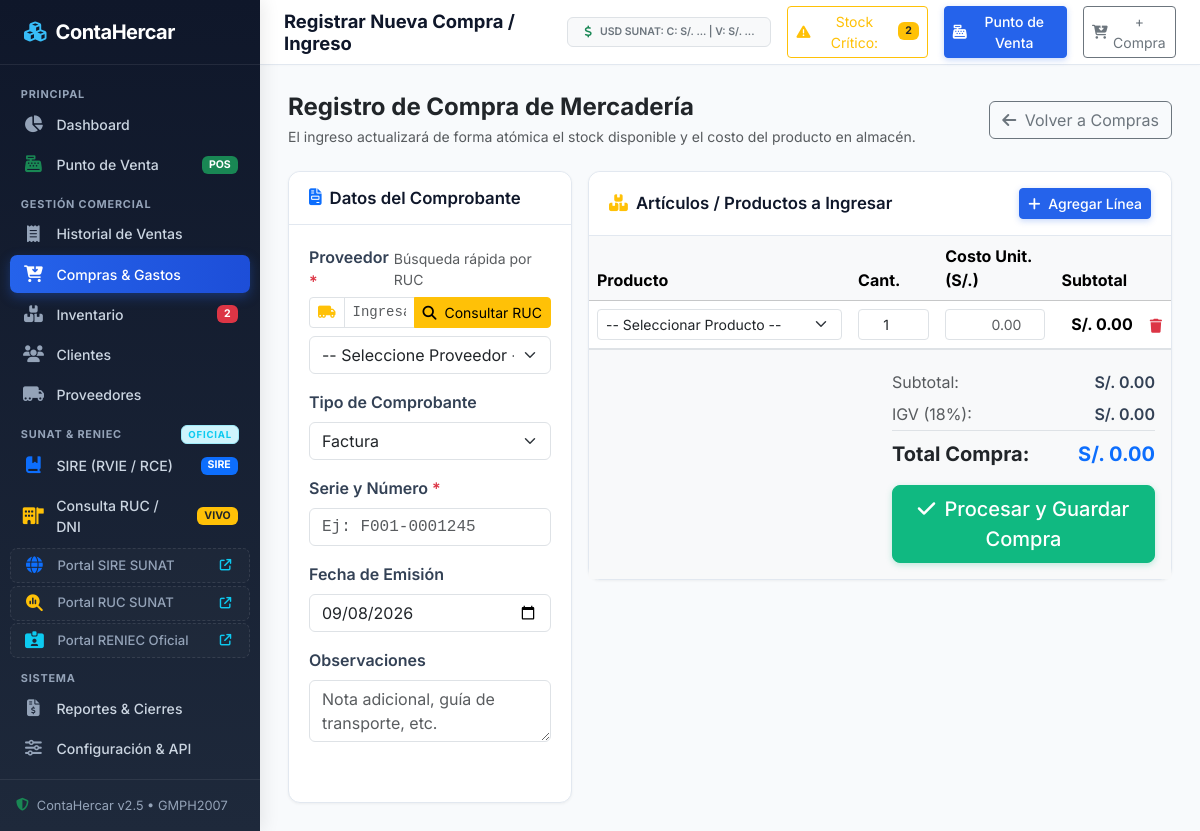
/compra_nueva.php, run on the app's committed database.
### tables this page shows
CREATE TABLE `configuracion` (
  `id` int(11) NOT NULL AUTO_INCREMENT,
  `nombre_empresa` varchar(150) NOT NULL DEFAULT 'ContaHercar S.A.C.',
  `ruc_empresa` varchar(20) NOT NULL DEFAULT '20601234567',
  `direccion` varchar(255) DEFAULT 'Av. Principal 123, Lima - Per├║',
  `telefono` varchar(50) DEFAULT '+51 987 654 321',
  `email` varchar(100) DEFAULT 'contacto@contahercar.com',
  `moneda_simbolo` varchar(10) DEFAULT 'S/.',
  `moneda_nombre` varchar(30) DEFAULT 'Soles',
  `impuesto_nombre` varchar(20) DEFAULT 'IGV',
  `impuesto_porcentaje` decimal(5,2) DEFAULT 18.00,
  `api_ruc_url` varchar(255) DEFAULT 'https://api.apis.net.pe/v2/sunat/ruc?numero={numero}',
  `api_dni_url` varchar(255) DEFAULT 'https://api.apis.net.pe/v2/reniec/dni?numero={numero}',
  `api_ruc_token` varchar(255) DEFAULT '',
  `api_ruc_provider` varchar(50) DEFAULT 'apisnet',
  `updated_at` timestamp NOT NULL DEFAULT current_timestamp() ON UPDATE current_timestamp(),
  `sire_client_id` varchar(255) DEFAULT '',
  `sire_client_secret` varchar(255) DEFAULT '',
  `sire_usuario_sol` varchar(50) DEFAULT '',
  `sire_clave_sol` varchar(50) DEFAULT '',
  `sire_ambiente` varchar(20) DEFAULT 'beta',
  PRIMARY KEY (`id`)
);

### config/app.php (called while the page is built, shortened)
<?php
function getSystemConfig() {
    static $config = null;
    if ($config !== null) {
        return $config;
    }
    $pdo = getDBConnection();
    $stmt = $pdo->query("SELECT * FROM configuracion ORDER BY id ASC LIMIT 1");
    $config = $stmt->fetch();
    return $config;
}

### compra_nueva.php (the view, shortened to what this page needs)
<?php
require_once __DIR__ . '/includes/header.php';
$cfg = getSystemConfig();
?>
<div class="d-flex flex-wrap align-items-center justify-content-between gap-3 mb-4">
    <div>
        <h4 class="mb-1 text-dark fw-bold">Registro de Compra de Mercadería</h4>
        <p class="text-muted small mb-0">El ingreso actualizará de forma atómica el stock disponible y el costo del producto en almacén.</p>
    </div>
    <a href="compras.php" class="btn btn-outline-secondary">
        <i class="fa fa-arrow-left me-1"></i> Volver a Compras
    </a>
</div>
<form method="POST" action="compra_nueva.php" id="formNuevaCompra">
    <div class="row g-3">
        <div class="col-12 col-lg-4">
            <div class="card-custom h-100">
                <div class="card-custom-header">
                    <h5><i class="fa fa-file-invoice text-primary"></i> Datos del Comprobante</h5>
                </div>
                <div class="card-custom-body">
                    <div class="mb-3">
                        <div class="d-flex justify-content-between align-items-center mb-1">
                            <label class="form-label fw-semibold mb-0">Proveedor <span class="text-danger">*</span></label>
                            <small class="text-muted">Búsqueda rápida por RUC</small>
                        </div>
                        <div class="input-group input-group-sm mb-2">
                            <span class="input-group-text bg-white"><i class="fa fa-truck-moving text-warning"></i></span>
                            <input type="text" id="compra_ruc_rapido" class="form-control font-monospace" placeholder="Ingresar RUC (11 dígitos) + Enter..." maxlength="11" inputmode="numeric" pattern="[0-9]*" onkeydown="if(event.key==='Enter'){event.preventDefault(); buscarProveedorPorRucCompra();}">
                            <button type="button" class="btn btn-warning" id="btnCompraBuscarRuc" onclick="buscarProveedorPorRucCompra()" title="Consultar RUC en SUNAT">
                                <i class="fa fa-search me-1"></i> Consultar RUC
                            </button>
                        </div>
                        <select name="proveedor_id" id="compra_proveedor_id" class="form-select" required>
                            <option value="">-- Seleccione Proveedor --</option>
                        </select>
                    </div>
                    <div class="mb-3">
                        <label class="form-label fw-semibold">Tipo de Comprobante</label>
                        <select name="tipo_comprobante" class="form-select" required>
                            <option value="Factura">Factura</option>
                        </select>
                    </div>
                    <div class="mb-3">
                        <label class="form-label fw-semibold">Serie y Número <span class="text-danger">*</span></label>
                        <input type="text" name="serie_numero" class="form-control font-monospace" placeholder="Ej: F001-0001245" required>
                    </div>
                    <div class="mb-3">
                        <label class="form-label fw-semibold">Fecha de Emisión</label>
                        <input type="date" name="fecha_compra" class="form-control" value="<?= date('Y-m-d') ?>" required>
                    </div>
                    <div class="mb-3">
                        <label class="form-label fw-semibold">Observaciones</label>
                        <textarea name="observaciones" class="form-control" rows="2" placeholder="Nota adicional, guía de transporte, etc."></textarea>
                    </div>
                </div>
            </div>
        </div>
        <div class="col-12 col-lg-8">
            <div class="card-custom">
                <div class="card-custom-header">
                    <h5><i class="fa fa-boxes-stacked text-warning"></i> Artículos / Productos a Ingresar</h5>
                    <button type="button" class="btn btn-sm btn-primary" onclick="agregarFilaProducto()">
                        <i class="fa fa-plus me-1"></i> Agregar Línea
                    </button>
                </div>
                <div class="card-custom-body p-0">
                    <div class="table-responsive">
                        <table class="table table-hover align-middle mb-0" id="tablaDetalleCompra">
                            <thead class="table-light">
                                <tr>
                                    <th style="width: 45%;">Producto</th>
                                    <th style="width: 15%;">Cant.</th>
                                    <th style="width: 20%;">Costo Unit. (<?= $cfg['moneda_simbolo'] ?>)</th>
                                    <th style="width: 15%;">Subtotal</th>
                                    <th style="width: 5%;"></th>
                                </tr>
                            </thead>
                            <tbody id="tbodyCompra">
                            </tbody>
                        </table>
                    </div>
                    <div class="p-3 bg-light border-top">
                        <div class="row justify-content-end text-end">
                            <div class="col-md-6">
                                <div class="d-flex justify-content-between py-1">
                                    <span class="text-muted">Subtotal:</span>
                                    <span class="fw-semibold" id="lblSubtotal"><?= $cfg['moneda_simbolo'] ?> 0.00</span>
                                </div>
                                <div class="d-flex justify-content-between py-1">
                                    <span class="text-muted"><?= $cfg['impuesto_nombre'] ?> (<?= (float)$cfg['impuesto_porcentaje'] ?>%):</span>
                                    <span class="fw-semibold" id="lblImpuesto"><?= $cfg['moneda_simbolo'] ?> 0.00</span>
                                </div>
                                <div class="d-flex justify-content-between py-2 border-top">
                                    <span class="fs-5 fw-bold text-dark">Total Compra:</span>
                                    <span class="fs-5 fw-bold text-primary" id="lblTotal"><?= $cfg['moneda_simbolo'] ?> 0.00</span>
                                </div>
                                <button type="submit" class="btn btn-success btn-lg w-100 mt-2">
                                    <i class="fa fa-check me-1"></i> Procesar y Guardar Compra
                                </button>
                            </div>
                        </div>
                    </div>
                </div>
            </div>
        </div>
    </div>
</form>
<?php include __DIR__ . '/includes/footer.php'; ?>

### assets/css/style.css (style rules this page uses)
:root { --primary: #2563eb; --primary-dark: #1d4ed8; --primary-light: #eff6ff; --secondary: #64748b; --success: #10b981; --warning: #f59e0b; --danger: #ef4444; --info: #06b6d4; --dark: #0f172a; --dark-surface: #1e293b; --light-bg: #f8fafc; --border-color: #e2e8f0; --sidebar-width: 260px; --topbar-height: 65px; }
body { font-family: 'Inter', system-ui, -apple-system, BlinkMacSystemFont, 'Segoe UI', Roboto, Oxygen, Ubuntu, Cantarell, sans-serif; background-color: var(--light-bg); color: #334155; margin: 0; padding: 0; overflow-x: hidden; }
.card-custom { background: #ffffff; border: 1px solid var(--border-color); border-radius: 0.75rem; box-shadow: 0 1px 3px rgba(0, 0, 0, 0.05); margin-bottom: 1.5rem; transition: transform 0.2s, box-shadow 0.2s; }
.card-custom-header { padding: 1rem 1.25rem; border-bottom: 1px solid var(--border-color); display: flex; align-items: center; justify-content: space-between; background-color: #ffffff; border-top-left-radius: 0.75rem; border-top-right-radius: 0.75rem; }
.card-custom-header h5 { margin: 0; font-size: 1.05rem; font-weight: 600; color: var(--dark); display: flex; align-items: center; gap: 0.5rem; }
.card-custom-body { padding: 1.25rem; }
.btn-primary { background-color: var(--primary); border-color: var(--primary); box-shadow: 0 2px 6px rgba(37, 99, 235, 0.25); font-weight: 500; }
.btn-success { background-color: var(--success); border-color: var(--success); box-shadow: 0 2px 6px rgba(16, 185, 129, 0.25); font-weight: 500; }

### data on the page
configuracion: moneda_simbolo "S/.", impuesto_nombre "IGV", impuesto_porcentaje "18"

### other printed values
$quickCounters['low_stock'] "2"
$pageTitle "Registrar Nueva Compra / Ingreso"
